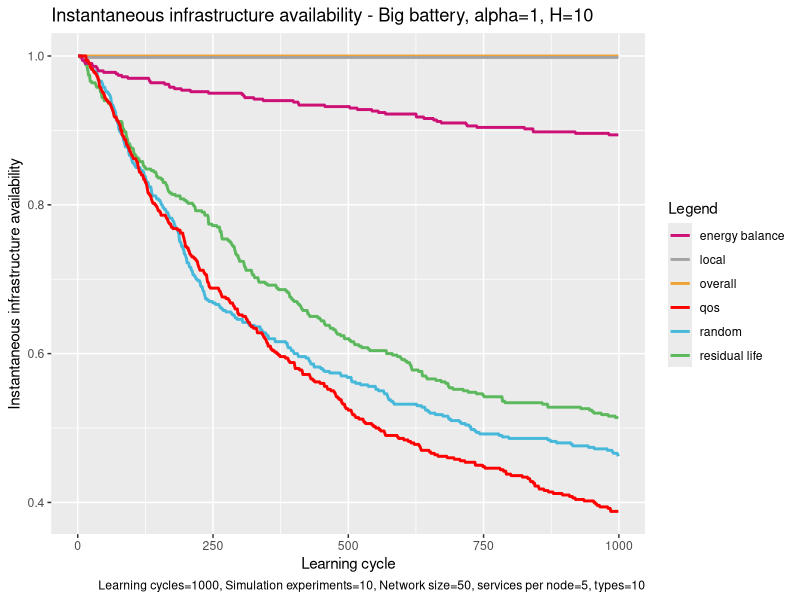

The R script that drew this image:
# execute all lines: ctrl + shift + enter

library(ggplot2)

# set working directory here
setwd(dirname(rstudioapi::getSourceEditorContext()$path))

overall <- read.table("exp_assembly_overall_energy_template.txt", 
                      header = F,
                      sep = " ",
                      col.names= c("overallx", "overally")
)

random <- read.table("exp_assembly_random.txt", 
                     header = F,
                     sep = " ",
                     col.names= c("randomx", "randomy")
)

res <- read.table("exp_assembly_residual_life_template.txt", 
                  header = F,
                  sep = " ",
                  col.names= c("resx","resy")
)

local <- read.table("exp_assembly_local_energy_template.txt", 
                    header = F,
                    sep = " ",
                    col.names= c("locx","locy")
)

learning <- read.table("exp_assembly_energyAware.txt", 
                          header = F,
                          sep = " ",
                          col.names= c("enx","eny")
)

qos <- read.table("exp_assembly_QoS.txt", 
                       header = F,
                       sep = " ",
                       col.names= c("qosx","qosy")
)


overall_x <- overall$overallx
overall_y <- overall$overally

random_y <- random$randomy
res_y <- res$resy
local_y <- local$locy
energyAware_y <- learning$eny
qos_y <- qos$qosy

head(overall)

colors <- c("overall" = "#EEA236", "residual life" = "#5CB85C", "random" = "#46B8DA", "local"="gray64", "energy balance"="deeppink3", "qos"="#FF0000")

ggplot(data=local, aes(x=overall_x, col = group)) + 
  
  geom_line(aes(y = overall_y, color = "overall"), size = 1) +
  geom_line(aes(y = res_y, color = "residual life"), size = 1) +
  geom_line(aes(y = random_y, color = "random"), size = 1) +
  geom_line(aes(y = local_y, color = "local"), size = 1) +
  geom_line(aes(y = energyAware_y, color = "energy balance"), size = 1) +
  geom_line(aes(y = qos_y, color = "qos"), size = 1) +
  
  labs(x = "Learning cycle",
       y = "Instantaneous infrastructure availability",
       color = "Legend",
       title = "Instantaneous infrastructure availability - Big battery, alpha=1, H=10", 
       caption = "Learning cycles=1000, Simulation experiments=10, Network size=50, services per node=5, types=10") +
  
  scale_color_manual(values = colors)
